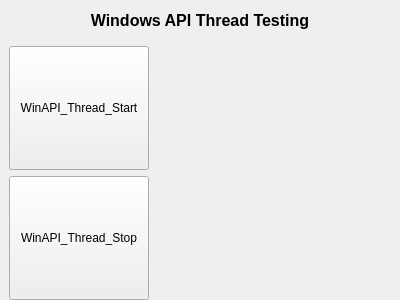
<?xml version="1.0" encoding="UTF-8"?>
<ui version="4.0">
 <class>MiscellaneousWinBeginThreadEx</class>
 <widget class="MiscellaneousBase" name="MiscellaneousWinBeginThreadEx">
  <property name="geometry">
   <rect>
    <x>0</x>
    <y>0</y>
    <width>400</width>
    <height>300</height>
   </rect>
  </property>
  <property name="windowTitle">
   <string>MiscellaneousWinBeginThreadEx</string>
  </property>
  <property name="styleSheet">
   <string notr="true"/>
  </property>
  <layout class="QVBoxLayout" name="verticalLayout">
   <property name="leftMargin">
    <number>0</number>
   </property>
   <property name="topMargin">
    <number>0</number>
   </property>
   <property name="rightMargin">
    <number>0</number>
   </property>
   <property name="bottomMargin">
    <number>0</number>
   </property>
   <item>
    <layout class="QHBoxLayout" name="horizontalLayout">
     <item>
      <widget class="QLabel" name="lbTitle">
       <property name="minimumSize">
        <size>
         <width>0</width>
         <height>40</height>
        </size>
       </property>
       <property name="font">
        <font>
         <pointsize>12</pointsize>
         <weight>75</weight>
         <bold>true</bold>
        </font>
       </property>
       <property name="text">
        <string>Windows API Thread Testing</string>
       </property>
       <property name="alignment">
        <set>Qt::AlignCenter</set>
       </property>
      </widget>
     </item>
    </layout>
   </item>
   <item>
    <layout class="QFormLayout" name="formLayout">
     <property name="leftMargin">
      <number>9</number>
     </property>
     <property name="rightMargin">
      <number>9</number>
     </property>
     <item row="0" column="0">
      <widget class="QPushButton" name="btnWinApiThreadStart">
       <property name="sizePolicy">
        <sizepolicy hsizetype="Expanding" vsizetype="Expanding">
         <horstretch>0</horstretch>
         <verstretch>0</verstretch>
        </sizepolicy>
       </property>
       <property name="minimumSize">
        <size>
         <width>140</width>
         <height>30</height>
        </size>
       </property>
       <property name="text">
        <string>WinAPI_Thread_Start</string>
       </property>
      </widget>
     </item>
     <item row="1" column="0">
      <widget class="QPushButton" name="btnWinApiThreadStop">
       <property name="sizePolicy">
        <sizepolicy hsizetype="Expanding" vsizetype="Expanding">
         <horstretch>0</horstretch>
         <verstretch>0</verstretch>
        </sizepolicy>
       </property>
       <property name="minimumSize">
        <size>
         <width>140</width>
         <height>30</height>
        </size>
       </property>
       <property name="text">
        <string>WinAPI_Thread_Stop</string>
       </property>
      </widget>
     </item>
    </layout>
   </item>
  </layout>
 </widget>
 <layoutdefault spacing="6" margin="11"/>
 <customwidgets>
  <customwidget>
   <class>MiscellaneousBase</class>
   <extends>QWidget</extends>
   <header>miscellaneousbase.h</header>
   <container>1</container>
  </customwidget>
 </customwidgets>
 <resources/>
 <connections/>
</ui>
